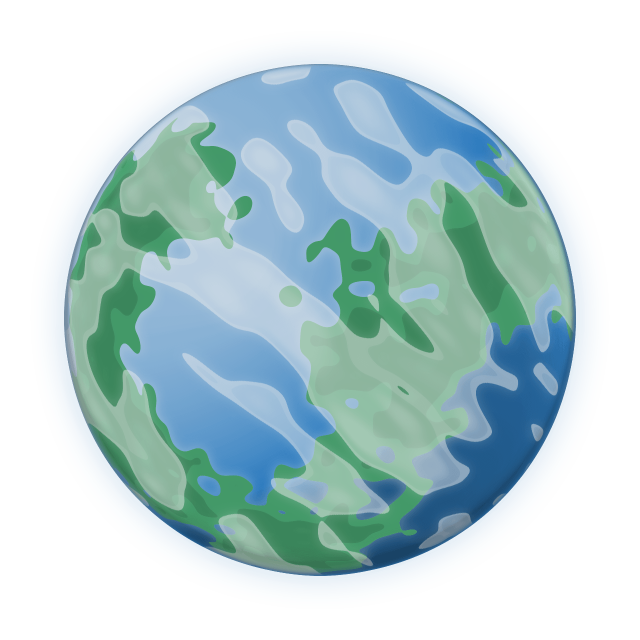
#> input picture assets/Planets/planet03.png, 1280 x 1280 px, given in place of SpaceShip1.png, which was not available (shown at 1/2 size)
$ python make_ui.py
#> lines starting #> are read from the running program, lines starting #| are printed output that depends on the picture; pictures that were not available may be replaced by others from this repository, and a replacement may not be noted
#> `img = Image.new('RGBA', (SIZE, SIZE), (0, 0, 0, 0))`: img: PIL image 512x512 RGBA; every value is 0
import pickle

from PIL import Image, ImageDraw

SIZE = 512

def add(x, y, name, path, transpose=None):
#> called with x = 480, y = 10, name = 'SpaceShip1', path = 'assets/SimpleSpace/SpaceShip1.png'
    sprite = Image.open(path).convert('RGBA')
#> sprite is the input picture: PIL image 1280x1280 RGBA; mean R, G, B, A 76.9, 108.5, 117.5, 130.3
    if transpose:
        sprite = sprite.transpose(transpose)
    w, h = sprite.size
#> w = 1280; h = 1280
    img.paste(sprite, (x, SIZE - (y + h), x + w, SIZE - y))
    lookup[name] = ((w, h), ((x - 0.5) / SIZE, (y - 0.5) / SIZE, (x + w + 0.5) / SIZE, (y + h + 0.5) / SIZE))

lookup = {}
img = Image.new('RGBA', (SIZE, SIZE), (0, 0, 0, 0))

add(480, 10, 'SpaceShip1', 'assets/SimpleSpace/SpaceShip1.png')
add(480, 60, 'SpaceShip2', 'assets/SimpleSpace/SpaceShip2.png')
#> call 2 of add, with x = 480, y = 60, name = 'SpaceShip2', path = 'assets/SimpleSpace/SpaceShip2.png'
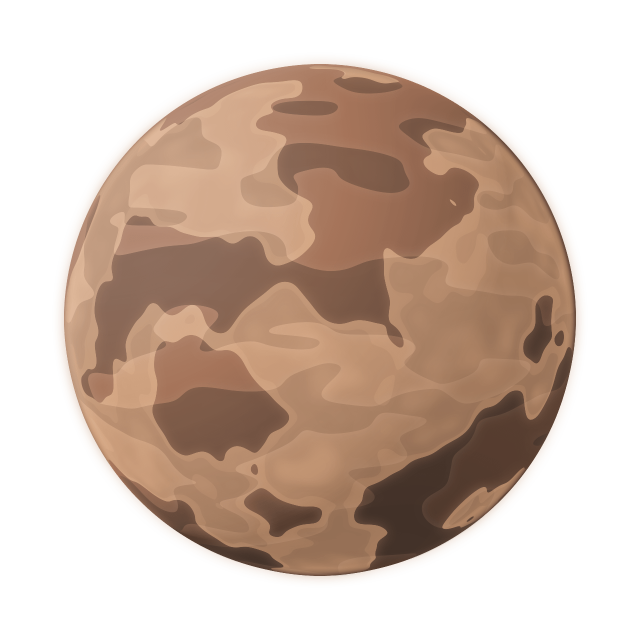
#> input picture assets/Planets/planet05.png, 1280 x 1280 px, given in place of SpaceShip2.png, which was not available (shown at 1/2 size)
#> in add, sprite is the input picture: PIL image 1280x1280 RGBA; mean R, G, B, A 91.9, 70, 55.5, 128.8
add(480, 100, 'Canister', 'assets/SimpleSpace/Canister.png')
add(2, 2, 'Minimap', 'assets/SimpleSpace/Minimap.png')
#> call 4 of add, with x = 2, y = 2, name = 'Minimap', path = 'assets/SimpleSpace/Minimap.png'
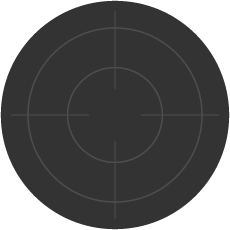
#> input picture assets/SimpleSpace/Minimap.png, 230 x 230 px, found by its file name
#> in add, sprite is the input picture: PIL image 230x230 RGBA; mean R, G, B, A 40.6, 40.6, 40.6, 197.5
#> in add (call 4), `img.paste(sprite, (x, SIZE - (y + h), x + w, SIZE - y))`:
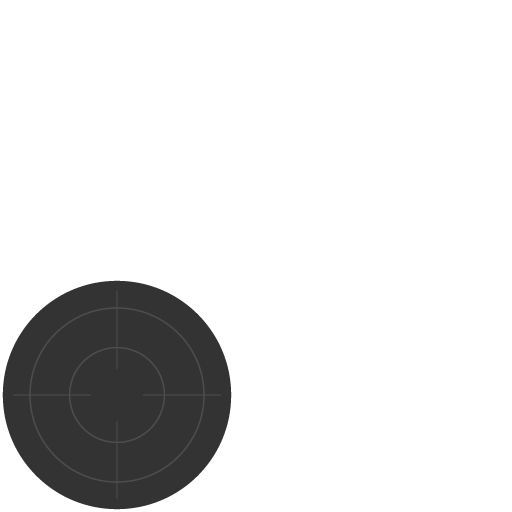
#> img: PIL image 512x512 RGBA; mean R, G, B, A 8.2, 8.2, 8.2, 39.9; transparent parts drawn white
add(236, 2, 'MinimapBorder', 'assets/SimpleSpace/MinimapBorder.png')
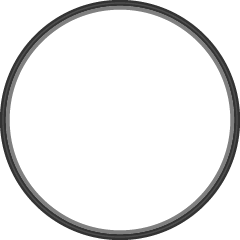
#> input picture assets/SimpleSpace/MinimapBorder.png, 240 x 240 px, found by its file name
#> in add, sprite is the input picture: PIL image 240x240 RGBA; mean R, G, B, A 11.5, 11.5, 11.5, 31.5
#> in add (call 5), `img.paste(sprite, (x, SIZE - (y + h), x + w, SIZE - y))`:
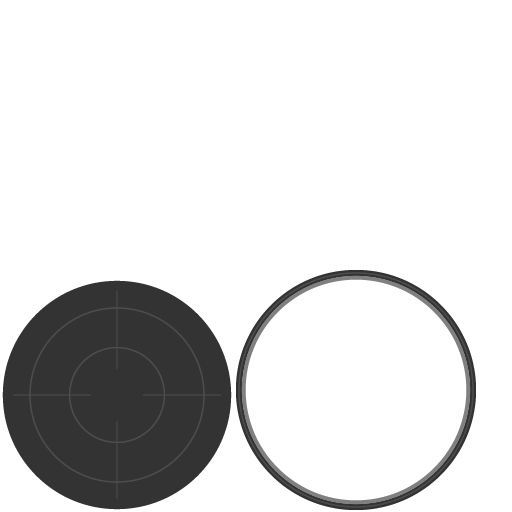
#> img: PIL image 512x512 RGBA; mean R, G, B, A 10.7, 10.7, 10.7, 46.8; transparent parts drawn white

with open('assets/ui.pickle', 'wb') as f:
    f.write(pickle.dumps({
        'UI': {
            'Texture': img.transpose(Image.Transpose.FLIP_TOP_BOTTOM).tobytes(),
            'Sprites': lookup,
        },
    }))

draw = ImageDraw.Draw(img)
for name in lookup:
    x1, y1, x2, y2 = lookup[name][1]
    draw.rectangle((x1 * SIZE, SIZE - y2 * SIZE, x2 * SIZE, SIZE - y1 * SIZE), None, '#ff0')
    draw.text((x1 * SIZE, SIZE - y2 * SIZE - 10), name, '#f00')

# img.save('assets/ui_debug.png')
